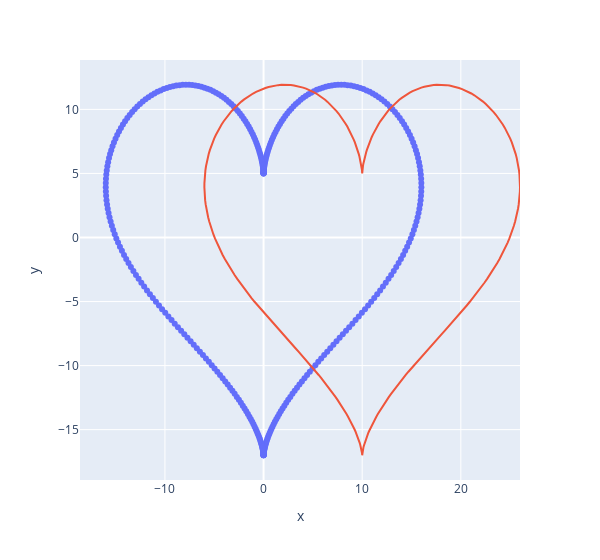

The cell this chart's notebook holds for it:
### Markdown cell above
# experimenting with for loop

### Code cell
import numpy as np
import plotly.express as px

def heart():
    # http://mathworld.wolfram.com/HeartCurve.html
    t = np.linspace(0, 2 * np.pi, 360)
    # print(t)
    x = 16 * np.sin(t) ** 3
    y = 13 * np.cos(t) - 5 * np.cos(2 * t) - 2 * np.cos(3 * t) - np.cos(4 * t)
    # return px.scatter(x=x, y=y)
    fig = px.scatter(x=x, y=y, width=600)
    fig.add_scatter(x=x + 10, y=y)
    fig.update_layout(showlegend=False) 
    return fig

heart()

### Figure 1 — Plotly figure (JSON) as saved in the notebook; plotly's stock layout.template omitted (floating-point values rounded to 4 significant figures; data arrays with more than 128 entries replaced by an {"elided": "..."} marker saying what was removed)
{"data": [{"hovertemplate": "x=%{x}<br>y=%{y}<extra></extra>", "legendgroup": "", "marker": {"color": "#636efa", "symbol": "circle"}, "mode": "markers", "name": "", "orientation": "v", "showlegend": false, "type": "scatter", "x": {"elided": "360 float values"}, "xaxis": "x", "y": {"elided": "360 float values"}, "yaxis": "y"}, {"type": "scatter", "x": {"elided": "360 float values"}, "y": {"elided": "360 float values"}}], "layout": {"legend": {"tracegroupgap": 0}, "margin": {"t": 60}, "showlegend": false, "width": 600, "xaxis": {"anchor": "y", "domain": [0, 1], "title": {"text": "x"}}, "yaxis": {"anchor": "x", "domain": [0, 1], "title": {"text": "y"}}}}
